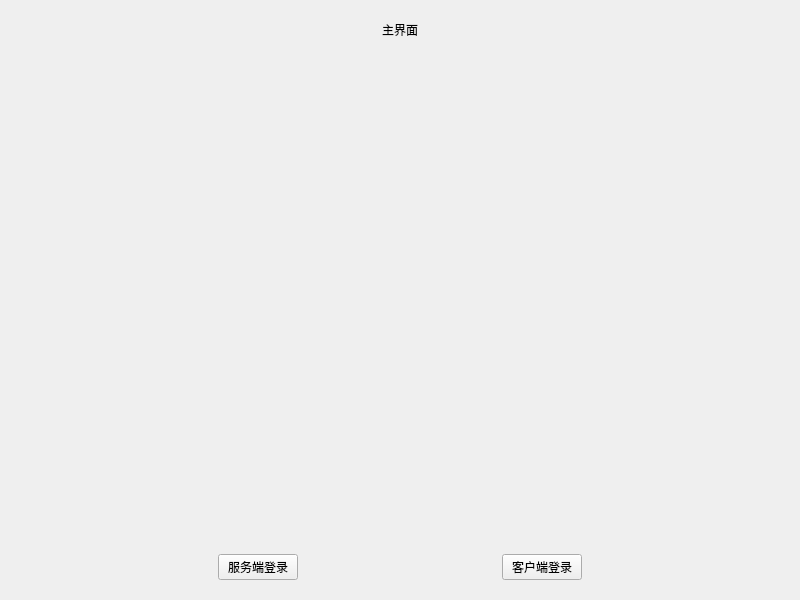
<?xml version="1.0" encoding="UTF-8"?>
<ui version="4.0">
 <class>Widget</class>
 <widget class="QWidget" name="Widget">
  <property name="geometry">
   <rect>
    <x>0</x>
    <y>0</y>
    <width>800</width>
    <height>600</height>
   </rect>
  </property>
  <property name="windowTitle">
   <string>Widget</string>
  </property>
  <layout class="QGridLayout" name="gridLayout">
   <item row="0" column="0">
    <layout class="QVBoxLayout" name="verticalLayout">
     <item>
      <widget class="QWidget" name="widget" native="true">
       <layout class="QHBoxLayout" name="horizontalLayout">
        <item>
         <spacer name="horizontalSpacer">
          <property name="orientation">
           <enum>Qt::Horizontal</enum>
          </property>
          <property name="sizeHint" stdset="0">
           <size>
            <width>354</width>
            <height>20</height>
           </size>
          </property>
         </spacer>
        </item>
        <item>
         <widget class="QLabel" name="label">
          <property name="text">
           <string>主界面</string>
          </property>
         </widget>
        </item>
        <item>
         <spacer name="horizontalSpacer_2">
          <property name="orientation">
           <enum>Qt::Horizontal</enum>
          </property>
          <property name="sizeHint" stdset="0">
           <size>
            <width>354</width>
            <height>20</height>
           </size>
          </property>
         </spacer>
        </item>
       </layout>
      </widget>
     </item>
     <item>
      <spacer name="verticalSpacer">
       <property name="orientation">
        <enum>Qt::Vertical</enum>
       </property>
       <property name="sizeHint" stdset="0">
        <size>
         <width>20</width>
         <height>40</height>
        </size>
       </property>
      </spacer>
     </item>
     <item>
      <widget class="QWidget" name="widget_2" native="true">
       <layout class="QHBoxLayout" name="horizontalLayout_2">
        <item>
         <spacer name="horizontalSpacer_3">
          <property name="orientation">
           <enum>Qt::Horizontal</enum>
          </property>
          <property name="sizeHint" stdset="0">
           <size>
            <width>190</width>
            <height>20</height>
           </size>
          </property>
         </spacer>
        </item>
        <item>
         <widget class="QPushButton" name="server_login">
          <property name="text">
           <string>服务端登录</string>
          </property>
         </widget>
        </item>
        <item>
         <spacer name="horizontalSpacer_4">
          <property name="orientation">
           <enum>Qt::Horizontal</enum>
          </property>
          <property name="sizeHint" stdset="0">
           <size>
            <width>189</width>
            <height>20</height>
           </size>
          </property>
         </spacer>
        </item>
        <item>
         <widget class="QPushButton" name="client_login">
          <property name="text">
           <string>客户端登录</string>
          </property>
         </widget>
        </item>
        <item>
         <spacer name="horizontalSpacer_5">
          <property name="orientation">
           <enum>Qt::Horizontal</enum>
          </property>
          <property name="sizeHint" stdset="0">
           <size>
            <width>190</width>
            <height>20</height>
           </size>
          </property>
         </spacer>
        </item>
       </layout>
      </widget>
     </item>
    </layout>
   </item>
  </layout>
 </widget>
 <resources/>
 <connections/>
</ui>
